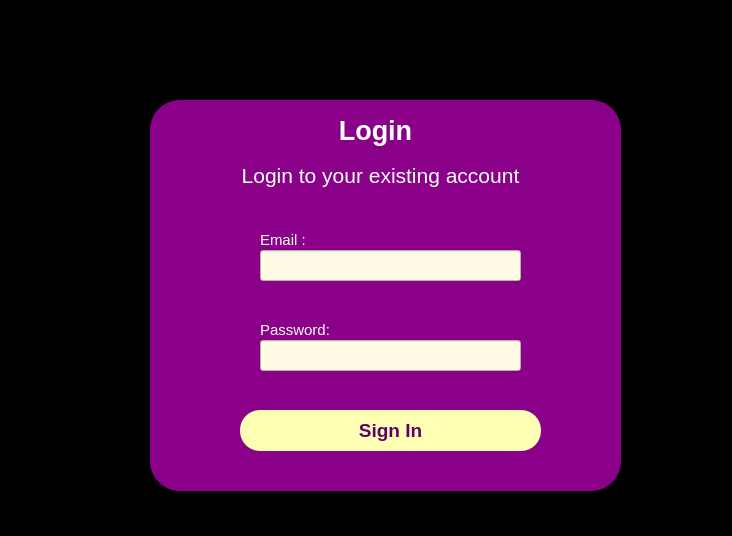
<?xml version="1.0" encoding="UTF-8"?>
<ui version="4.0">
 <class>Dialog</class>
 <widget class="QDialog" name="Dialog">
  <property name="geometry">
   <rect>
    <x>0</x>
    <y>0</y>
    <width>732</width>
    <height>536</height>
   </rect>
  </property>
  <property name="minimumSize">
   <size>
    <width>732</width>
    <height>536</height>
   </size>
  </property>
  <property name="maximumSize">
   <size>
    <width>732</width>
    <height>536</height>
   </size>
  </property>
  <property name="windowTitle">
   <string>Dialog</string>
  </property>
  <widget class="QLabel" name="label_4">
   <property name="geometry">
    <rect>
     <x>240</x>
     <y>160</y>
     <width>281</width>
     <height>31</height>
    </rect>
   </property>
   <property name="whatsThis">
    <string>&lt;html&gt;&lt;head/&gt;&lt;body&gt;&lt;p align=&quot;center&quot;&gt;&lt;span style=&quot; font-size:14pt;&quot;&gt;Sign In or Create a New Account&lt;/span&gt;&lt;/p&gt;&lt;/body&gt;&lt;/html&gt;</string>
   </property>
   <property name="text">
    <string>&lt;html&gt;&lt;head/&gt;&lt;body&gt;&lt;p align=&quot;center&quot;&gt;&lt;span style=&quot; font-size:16pt; color:#ffffff;&quot;&gt;Login to your existing account&lt;/span&gt;&lt;/p&gt;&lt;/body&gt;&lt;/html&gt;</string>
   </property>
  </widget>
  <widget class="QLabel" name="label">
   <property name="geometry">
    <rect>
     <x>-10</x>
     <y>0</y>
     <width>751</width>
     <height>541</height>
    </rect>
   </property>
   <property name="styleSheet">
    <string notr="true">background-color: rgba(0, 0, 0)</string>
   </property>
   <property name="text">
    <string/>
   </property>
   <property name="pixmap">
    <pixmap>images/mainBg.png</pixmap>
   </property>
   <property name="scaledContents">
    <bool>true</bool>
   </property>
  </widget>
  <widget class="QLabel" name="label_3">
   <property name="geometry">
    <rect>
     <x>310</x>
     <y>100</y>
     <width>131</width>
     <height>61</height>
    </rect>
   </property>
   <property name="font">
    <font>
     <pointsize>20</pointsize>
     <weight>75</weight>
     <bold>true</bold>
    </font>
   </property>
   <property name="whatsThis">
    <string>&lt;html&gt;&lt;head/&gt;&lt;body&gt;&lt;p align=&quot;center&quot;&gt;Welcome&lt;/p&gt;&lt;/body&gt;&lt;/html&gt;</string>
   </property>
   <property name="styleSheet">
    <string notr="true">color:rgb(255, 255, 255)</string>
   </property>
   <property name="text">
    <string>&lt;html&gt;&lt;head/&gt;&lt;body&gt;&lt;p align=&quot;center&quot;&gt;Login&lt;/p&gt;&lt;/body&gt;&lt;/html&gt;</string>
   </property>
  </widget>
  <widget class="QLabel" name="label_2">
   <property name="geometry">
    <rect>
     <x>0</x>
     <y>0</y>
     <width>741</width>
     <height>541</height>
    </rect>
   </property>
   <property name="styleSheet">
    <string notr="true">background-color: rgba(0, 0, 0, 0.5)</string>
   </property>
   <property name="text">
    <string/>
   </property>
  </widget>
  <widget class="QLineEdit" name="lineEdit">
   <property name="geometry">
    <rect>
     <x>260</x>
     <y>250</y>
     <width>261</width>
     <height>31</height>
    </rect>
   </property>
   <property name="styleSheet">
    <string notr="true">
background-color: rgb(255, 251, 231);

</string>
   </property>
  </widget>
  <widget class="QLabel" name="label_5">
   <property name="geometry">
    <rect>
     <x>260</x>
     <y>230</y>
     <width>47</width>
     <height>20</height>
    </rect>
   </property>
   <property name="text">
    <string>&lt;html&gt;&lt;head/&gt;&lt;body&gt;&lt;p&gt;&lt;span style=&quot; font-size:11pt; color:#ffffff;&quot;&gt;Email :&lt;/span&gt;&lt;/p&gt;&lt;/body&gt;&lt;/html&gt;</string>
   </property>
  </widget>
  <widget class="QLineEdit" name="lineEdit_2">
   <property name="geometry">
    <rect>
     <x>260</x>
     <y>340</y>
     <width>261</width>
     <height>31</height>
    </rect>
   </property>
   <property name="styleSheet">
    <string notr="true">
background-color: rgb(255, 251, 231);
</string>
   </property>
  </widget>
  <widget class="QLabel" name="label_6">
   <property name="geometry">
    <rect>
     <x>260</x>
     <y>320</y>
     <width>91</width>
     <height>20</height>
    </rect>
   </property>
   <property name="text">
    <string>&lt;html&gt;&lt;head/&gt;&lt;body&gt;&lt;p&gt;&lt;span style=&quot; font-size:11pt; color:#ffffff;&quot;&gt;Password:&lt;/span&gt;&lt;/p&gt;&lt;/body&gt;&lt;/html&gt;</string>
   </property>
  </widget>
  <widget class="QWidget" name="widget" native="true">
   <property name="geometry">
    <rect>
     <x>150</x>
     <y>100</y>
     <width>471</width>
     <height>391</height>
    </rect>
   </property>
   <property name="styleSheet">
    <string notr="true">background-color: rgb(138, 0, 136);
border-radius:30px;
</string>
   </property>
   <widget class="QPushButton" name="pushButton">
    <property name="geometry">
     <rect>
      <x>90</x>
      <y>310</y>
      <width>301</width>
      <height>41</height>
     </rect>
    </property>
    <property name="font">
     <font>
      <pointsize>14</pointsize>
      <weight>75</weight>
      <bold>true</bold>
     </font>
    </property>
    <property name="cursor">
     <cursorShape>PointingHandCursor</cursorShape>
    </property>
    <property name="styleSheet">
     <string notr="true">border-radius:20px;
background-color:rgb(254, 255, 179);
color: rgb(93, 2, 109);</string>
    </property>
    <property name="text">
     <string>Sign In</string>
    </property>
   </widget>
  </widget>
  <zorder>label</zorder>
  <zorder>label_2</zorder>
  <zorder>widget</zorder>
  <zorder>label_4</zorder>
  <zorder>label_3</zorder>
  <zorder>label_6</zorder>
  <zorder>lineEdit_2</zorder>
  <zorder>label_5</zorder>
  <zorder>lineEdit</zorder>
 </widget>
 <resources/>
 <connections/>
</ui>
